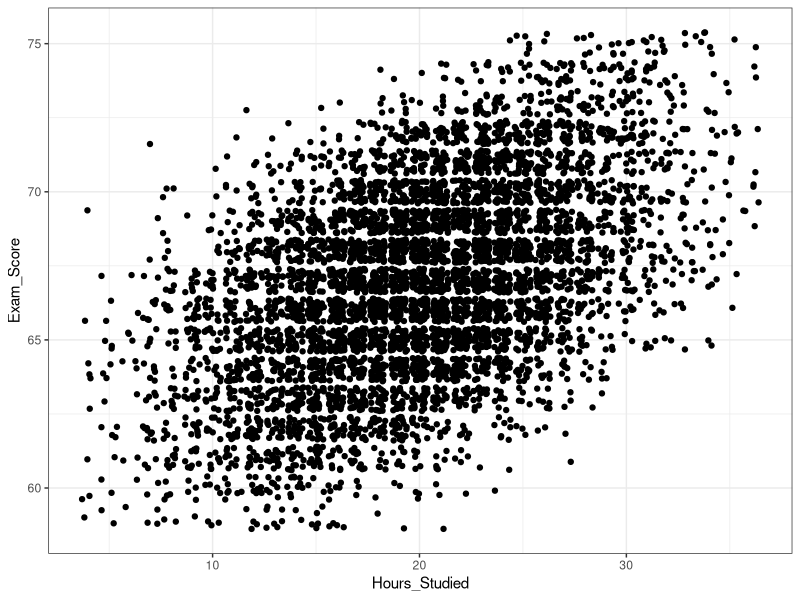

Reproduce this figure in R.
## ---- chunk 1
library(knitr)
library(markdown)
library(rmarkdown)
library(tidyverse)
library(lubridate)
library(readxl)
theme_set(theme_bw())
## ---- chunk 2
data <- read_csv("data.csv")
## ---- chunk 3
#Jitter plot for hours studied and exam score
ggplot(data, aes(x = Hours_Studied, y = Exam_Score)) + geom_jitter() 

## ---- chunk 4
print("anders er gay")
## ---- chunk 5
print("anders er gay")
## ---- chunk 6
print("anders er gay")
## ---- chunk 7
print("anders er gay")
## ---- chunk 8
print("anders er gay")
